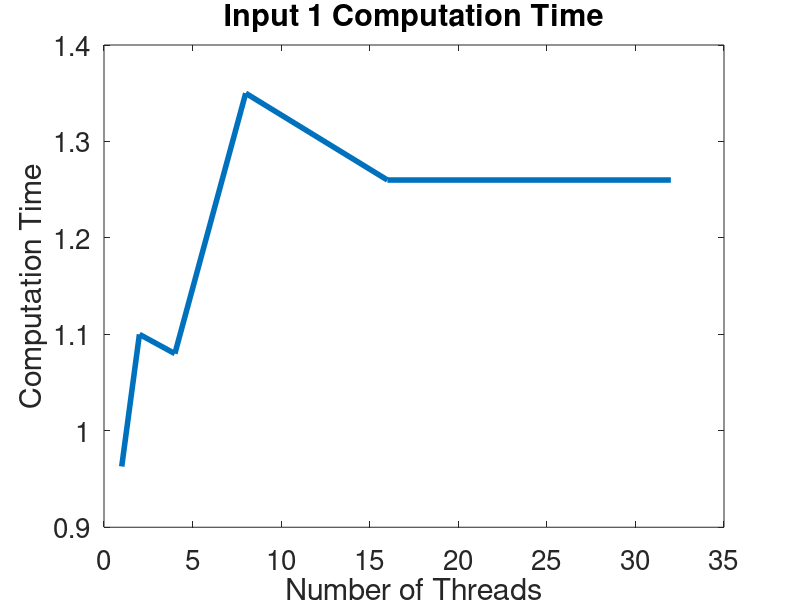
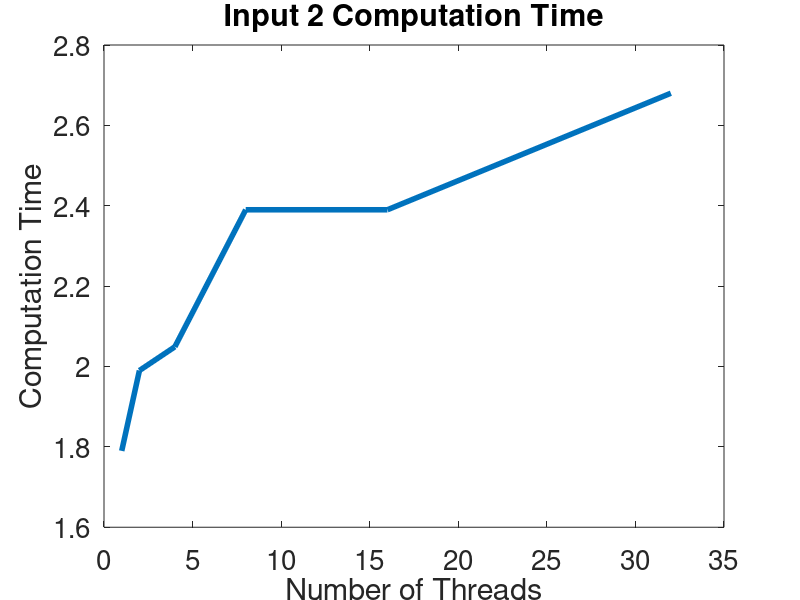
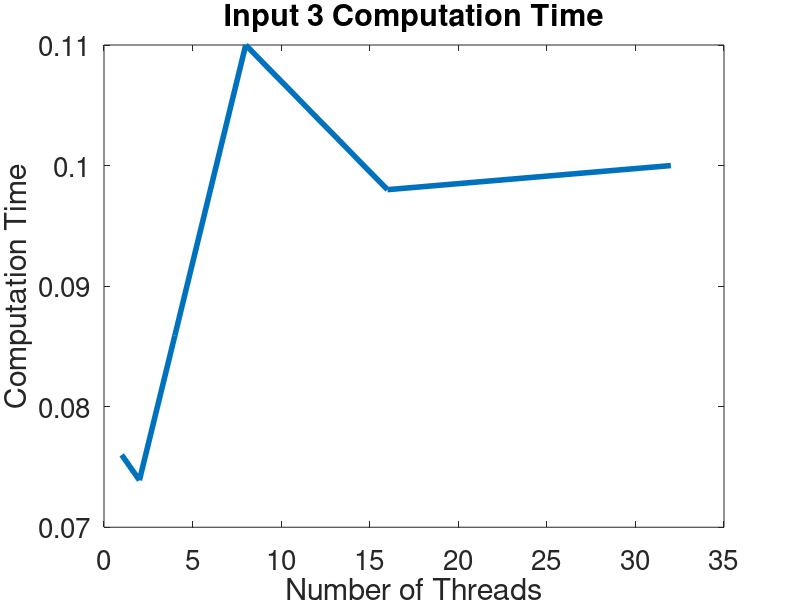
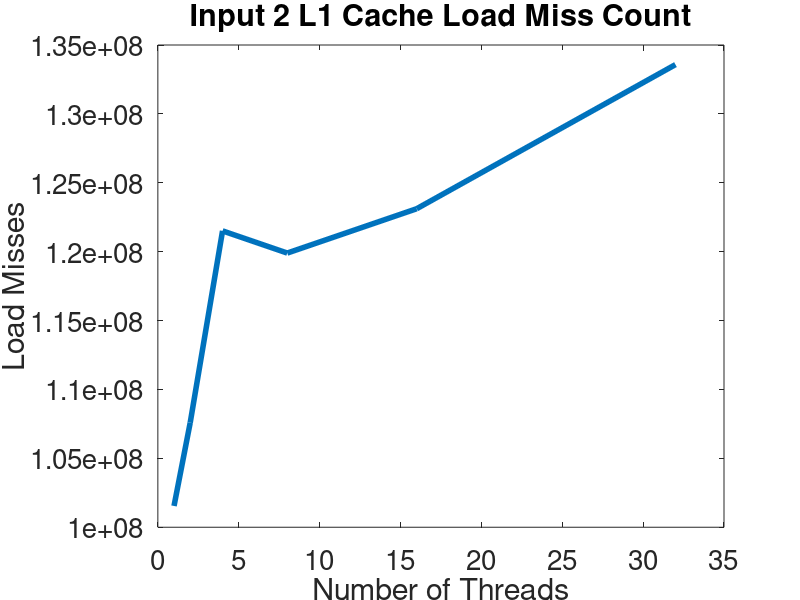

These charts were generated, in order, by the following MATLAB code:
%%
threads = [1 2 4 8 16 32];
input1 = [0.963 1.10 1.08 1.35 1.26 1.26];
input2 = [1.79 1.99 2.049 2.39 2.39 2.68];
input3 = [0.076 0.0739 0.0859 0.11 0.098 0.10];

figure
plot(threads, input1, 'LineWidth', 4);
title('Input 1 Computation Time')
xlabel('Number of Threads')
ylabel('Computation Time')
set(gca, 'FontSize', 20)

figure
plot(threads, input2, 'LineWidth', 4);
title('Input 2 Computation Time')
xlabel('Number of Threads')
ylabel('Computation Time')
set(gca, 'FontSize', 20)

figure
plot(threads, input3, 'LineWidth', 4);
title('Input 3 Computation Time')
xlabel('Number of Threads')
ylabel('Computation Time')
set(gca, 'FontSize', 20)

loadMiss = [101543780 107585278 121508561 119899747 123115718 133577103];
cacheMiss = [46698195 60045286 109269553 131284732 145487630 164970880];
figure
plot(threads, loadMiss, 'LineWidth', 4);
title('Input 2 L1 Cache Load Miss Count')
xlabel('Number of Threads')
ylabel('Load Misses')
set(gca, 'FontSize', 20)

figure
plot(threads, cacheMiss, 'LineWidth', 4);
title('Input 2 Cache Miss Count')
xlabel('Number of Threads')
ylabel('Cache Misses')
set(gca, 'FontSize', 20)

%% Second try
clear all
close all
%%
threads = [1 2 4 8 16 32];
input1 = [0.92 0.640943 0.488731 0.470809 0.48753 0.461304];
input2 = [1.67977 1.34963 1.19789 1.17699 1.16104 1.19294];
input3 = [0.0675327 0.0520888 0.0393389 0.0417547 0.0442272 0.0394191];
speedup = [0.92./input1; 1.67./input2; 0.0675./input3];
efficiency = [speedup(1,:)./threads; speedup(2,:)./threads; speedup(3,:)./threads];

figure
plot(threads, input1, 'LineWidth', 4);
title('Input 1 Computation Time')
xlabel('Number of Threads')
ylabel('Computation Time')
set(gca, 'FontSize', 20)

figure
plot(threads, input2, 'LineWidth', 4);
title('Input 2 Computation Time')
xlabel('Number of Threads')
ylabel('Computation Time')
set(gca, 'FontSize', 20)

figure
plot(threads, input3, 'LineWidth', 4);
title('Input 3 Computation Time')
xlabel('Number of Threads')
ylabel('Computation Time')
set(gca, 'FontSize', 20)

figure
plot(threads, speedup, 'LineWidth', 4);
title('Speedup')
xlabel('Number of Threads')
ylabel('Speedup')
legend('Input 1', 'Input 2', 'Input 3')
set(gca, 'FontSize', 20)

figure
plot(threads, efficiency, 'LineWidth', 4);
title('Efficiency')
xlabel('Number of Threads')
ylabel('Efficiency')
legend('Input 1', 'Input 2', 'Input 3')
set(gca, 'FontSize', 20)

loadMiss = [38366148 39591794 45986579 40130272 37842647 40920748];
cache = [84144332 86115834 88242347 90217624 85143211 85029710];
figure
plot(threads, loadMiss, 'LineWidth', 4);
title('Input 1 L1 Cache Load Miss Count')
xlabel('Number of Threads')
ylabel('Load Misses')
set(gca, 'FontSize', 20)

figure
plot(threads, cache, 'LineWidth', 4);
title('Input 1 Cache References Count')
xlabel('Number of Threads')
ylabel('Cache References')
set(gca, 'FontSize', 20)